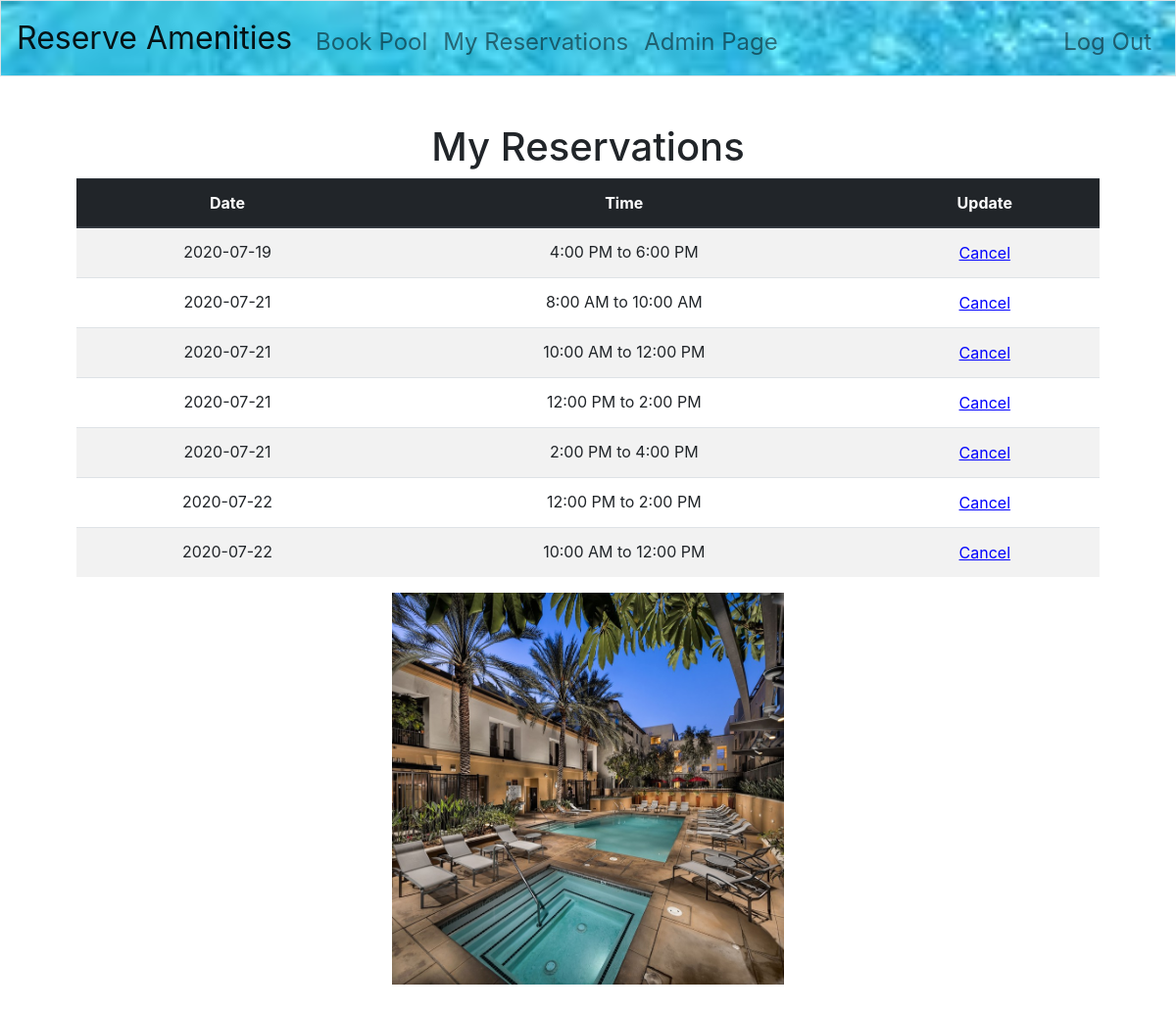
The app's page /reservation (signed in) with its own data.
### tables this page shows
CREATE TABLE 'slots' ('slot_id' INTEGER PRIMARY KEY AUTOINCREMENT NOT NULL,'user_id' INT, 'date' TEXT NOT NULL, 'time' TEXT NOT NULL);

### application.py (the view)
@app.route("/reservation")
def reservation():
    id = session["user_id"]
    user_type = db.execute("SELECT type FROM users WHERE id = :id", id=id)
    if user_type[0]["type"] == "resident":
        bookings = db.execute("SELECT * FROM slots WHERE user_id = :id", id=id)
        if not bookings:
            flash("You do not have any appointments!")
        return render_template("reservation.html", bookings=bookings)
    else:
        return apology("Must be a resident", 403)

### application.py (called while the page is built)
@app.after_request
def after_request(response):
    response.headers["Cache-Control"] = "no-cache, no-store, must-revalidate"
    response.headers["Expires"] = 0
    response.headers["Pragma"] = "no-cache"
    return response

### templates/reservation.html (shortened to what this page needs)
{% extends "layout.html" %}
{% block main %}
<h1>My Reservations</h1>
<table style="width:100%" class="table table-striped">
    <form method="post" action="cancel" class="inline">
    <thead class="thead-dark">
        <tr>
            <th scope="col">Date</th>
            <th scope="col">Time</th>
            <th scope="col">Update</th>
        </tr>
    </thead>
    {% for booking in bookings %}
    <tr>
        <td name="date">{{ booking["date"] }}</td>
        <td name="time">{{ booking["time"]}}</td>
        <td><button type="submit" name="cancel" value = "cancel" class="link-button">Cancel</button></td>
    </tr>
    {% endfor %}
    </form>
</table>
<img  src="/static/images/trio-pool.jpg" width="400" height="400" alt="Pool"></img>
{% endblock %}

### templates/layout.html (shortened to what this page needs)
<!DOCTYPE html>
<html lang="en">
    <head>
        <link href="https://maxcdn.bootstrapcdn.com/bootstrap/4.1.3/css/bootstrap.min.css" rel="stylesheet">
        <link href="/static/styles.css" rel="stylesheet">
    </head>
    <body>
        <nav class="navbar navbar-expand-md navbar-light bg-light border">
            <a class="navbar-brand" href="/">Reserve Amenities</a>
            <div class="collapse navbar-collapse" id="navbar">
                {% if session.user_id %}
                    <ul class="navbar-nav mr-auto mt-2">
                        <li class="nav-item"><a class="nav-link" href="/pool">Book Pool</a></li>
                        <li class="nav-item"><a class="nav-link" href="/reservation">My Reservations</a></li>
                        <li class="nav-item"><a class="nav-link" href="/admin">Admin Page</a></li>
                    </ul>
                    <ul class="navbar-nav ml-auto mt-2">
                        <li class="nav-item"><a class="nav-link" href="/logout">Log Out</a></li>
                    </ul>
                {% else %}
                    <ul class="navbar-nav ml-auto mt-2">
                        <li class="nav-item"><a class="nav-link" href="/register">Register</a></li>
                        <li class="nav-item"><a class="nav-link" href="/login">Log In</a></li>
                    </ul>
                {% endif %}
            </div>
        </nav>
        <main class="container p-5">
            {% block main %}{% endblock %}
        </main>
    </body>
</html>

### static/styles.css (style rules this page uses)
nav { background-image: url("/static/images/pool-blue.jpeg"); background-repeat: repeat; background-size: cover; font-size: x-large; }
nav .navbar-brand { font-size: xx-large; }
main { overflow-x: auto; text-align: center; }
main img { max-width: 100%; }
.inline { display: inline; }
.link-button { background: none; border: none; color: blue; text-decoration: underline; cursor: pointer; }

### records on screen
slots: date "2020-07-19", time "4:00 PM to 6:00 PM"
slots: date "2020-07-21", time "8:00 AM to 10:00 AM"
slots: date "2020-07-21", time "10:00 AM to 12:00 PM"
slots: date "2020-07-21", time "12:00 PM to 2:00 PM"
slots: date "2020-07-21", time "2:00 PM to 4:00 PM"
slots: date "2020-07-22", time "12:00 PM to 2:00 PM"
slots: date "2020-07-22", time "10:00 AM to 12:00 PM"
